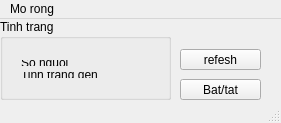
<?xml version="1.0" encoding="UTF-8"?>
<ui version="4.0">
 <class>MainWindow</class>
 <widget class="QMainWindow" name="MainWindow">
  <property name="geometry">
   <rect>
    <x>0</x>
    <y>0</y>
    <width>281</width>
    <height>123</height>
   </rect>
  </property>
  <property name="windowTitle">
   <string>Can phong dien</string>
  </property>
  <widget class="QWidget" name="centralWidget">
   <widget class="QPushButton" name="pushButton_2">
    <property name="geometry">
     <rect>
      <x>180</x>
      <y>60</y>
      <width>81</width>
      <height>21</height>
     </rect>
    </property>
    <property name="text">
     <string>Bat/tat</string>
    </property>
   </widget>
   <widget class="QGroupBox" name="groupBox">
    <property name="geometry">
     <rect>
      <x>0</x>
      <y>0</y>
      <width>171</width>
      <height>81</height>
     </rect>
    </property>
    <property name="title">
     <string>Tinh trang</string>
    </property>
    <widget class="QWidget" name="layoutWidget">
     <property name="geometry">
      <rect>
       <x>10</x>
       <y>30</y>
       <width>158</width>
       <height>40</height>
      </rect>
     </property>
     <layout class="QHBoxLayout" name="horizontalLayout">
      <item>
       <layout class="QVBoxLayout" name="verticalLayout">
        <item>
         <widget class="QLabel" name="label">
          <property name="text">
           <string>So nguoi</string>
          </property>
         </widget>
        </item>
        <item>
         <widget class="QLabel" name="label_2">
          <property name="text">
           <string>Tinh trang den</string>
          </property>
         </widget>
        </item>
       </layout>
      </item>
      <item>
       <layout class="QVBoxLayout" name="verticalLayout_2">
        <item>
         <widget class="QLabel" name="label_3">
          <property name="styleSheet">
           <string notr="true">color:rgb(0, 0, 255)</string>
          </property>
          <property name="text">
           <string/>
          </property>
         </widget>
        </item>
        <item>
         <widget class="QLabel" name="tinhtrang">
          <property name="text">
           <string/>
          </property>
         </widget>
        </item>
       </layout>
      </item>
     </layout>
    </widget>
   </widget>
   <widget class="QPushButton" name="pushButton">
    <property name="geometry">
     <rect>
      <x>180</x>
      <y>30</y>
      <width>81</width>
      <height>21</height>
     </rect>
    </property>
    <property name="text">
     <string>refesh</string>
    </property>
   </widget>
  </widget>
  <widget class="QMenuBar" name="menuBar">
   <property name="geometry">
    <rect>
     <x>0</x>
     <y>0</y>
     <width>281</width>
     <height>20</height>
    </rect>
   </property>
   <widget class="QMenu" name="menuMO_rong">
    <property name="title">
     <string>Mo rong</string>
    </property>
   </widget>
   <addaction name="menuMO_rong"/>
  </widget>
  <widget class="QStatusBar" name="statusBar"/>
 </widget>
 <layoutdefault spacing="6" margin="11"/>
 <resources/>
 <connections/>
</ui>
